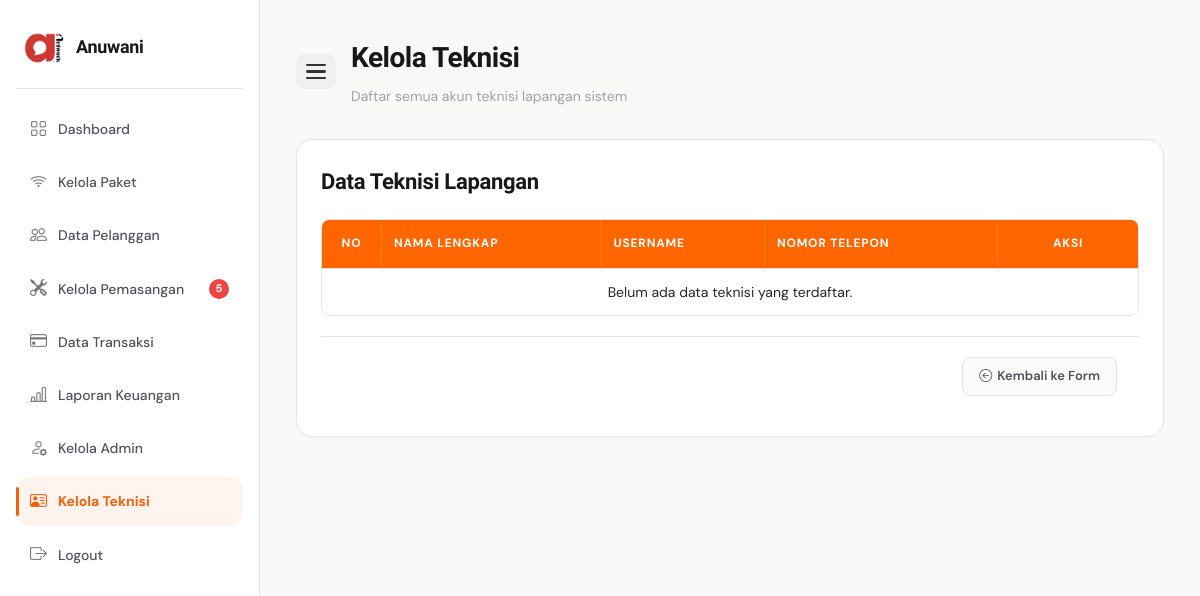
The page /admin/teknisi_user/list_teknisi.php (signed in) on the database as committed earlier.
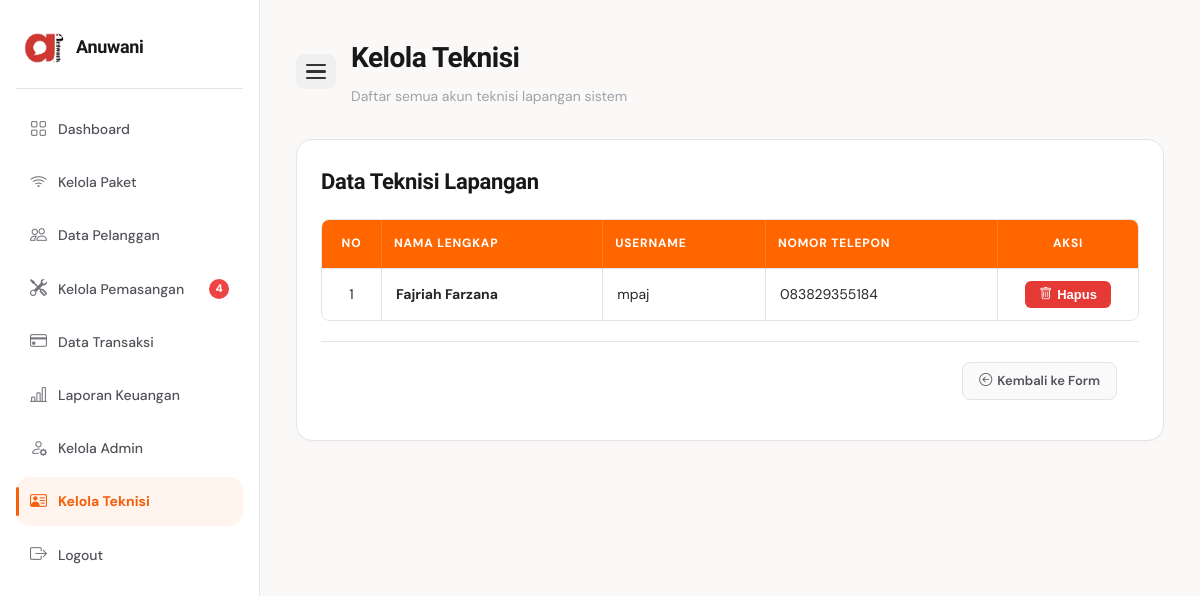
The same page on the database as committed later.
### tables this page shows
CREATE TABLE `tb_teknisi` (
  `id_teknisi` int(11) NOT NULL,
  `id_user` int(11) NOT NULL,
  `nama_teknisi` varchar(100) NOT NULL,
  `telepon_teknisi` varchar(20) NOT NULL
);

CREATE TABLE `tb_user` (
  `id_user` int(11) NOT NULL,
  `username` varchar(100) NOT NULL,
  `password` varchar(255) NOT NULL,
  `role` enum('admin','customer','teknisi') NOT NULL,
  `created_at` timestamp NOT NULL DEFAULT current_timestamp()
);

### admin/teknisi_user/list_teknisi.php (the view, shortened to what this page needs)
<?php
require_once __DIR__ . '/../../koneksi.php';
$query_notif_pemasangan = mysqli_query($koneksi, "
    SELECT COUNT(*) AS total
    FROM tb_pemasangan
    WHERE status_pemasangan = 'menunggu'
");
$total_notif_pemasangan = mysqli_fetch_assoc($query_notif_pemasangan)['total'];
$result = mysqli_query($koneksi, "
    SELECT u.id_user, t.nama_teknisi, u.username, t.telepon_teknisi
    FROM tb_teknisi t
    JOIN tb_user u ON t.id_user = u.id_user
    ORDER BY t.nama_teknisi ASC
");
?>
<!DOCTYPE html>
<html lang="id">
<head>
    <link rel="stylesheet" href="../../assets/css/style.css">
    <link rel="stylesheet" href="https://cdn.jsdelivr.net/npm/bootstrap-icons@1.11.3/font/bootstrap-icons.min.css">
</head>
<body>
<div class="dashboard-layout">
    <div class="sidebar">
        <div class="sidebar-logo">
            <img src="../../assets/images/logo.png" alt="Logo">
            <h2>Anuwani</h2>
        </div>
        <ul>
            <li><a href="../index.php"><i class="bi bi-grid"></i> <span>Dashboard</span></a></li>
            <li><a href="../paket/index.php"><i class="bi bi-wifi"></i> <span>Kelola Paket</span></a></li>
            <li><a href="../customer/index.php"><i class="bi bi-people"></i> <span>Data Pelanggan</span></a></li>
            <li><a href="../pemasangan/index.php">
                <i class="bi bi-tools"></i>
                <span>Kelola Pemasangan</span>
                <?php if ($total_notif_pemasangan > 0): ?>
                    <span class="notif-badge">
                        <?= $total_notif_pemasangan; ?>
                    </span>
                <?php endif; ?>
                </a>
            </li>
            <li>
                <a href="../transaksi/index.php">
                    <i class="bi bi-credit-card"></i> <span>Data Transaksi</span>
                </a>
            </li>
            <li><a href="../laporan_keuangan/index.php"><i class="bi bi-bar-chart-line"></i> <span>Laporan Keuangan</span></a></li>
            <li><a href="../admin_user/list_admin.php"><i class="bi bi-person-gear"></i> <span>Kelola Admin</span></a></li>
            <li><a href="index.php" class="active"><i class="bi bi-person-vcard"></i> <span>Kelola Teknisi</span></a></li>
            <li><a href="#" onclick="openLogoutModal()"><i class="bi bi-box-arrow-right"></i> <span>Logout</span></a></li>
        </ul>
    </div>
    <div class="dashboard-content">
        <div class="topbar">
            <button class="sidebar-toggle" id="sidebarToggle" aria-label="Toggle Sidebar">
                <span></span>
                <span></span>
                <span></span>
            </button>
            <div>
                <h1>Kelola Teknisi</h1>
                <p>Daftar semua akun teknisi lapangan sistem</p>
            </div>
        </div>
        <div class="table-card">
            <div class="table-header">
                <h3>Data Teknisi Lapangan</h3>
            </div>
            <div style="overflow-x:auto; width: 100%; border-radius: 8px;">
                <table class="admin-table">
                    <thead>
                        <tr>
                            <th width="60" style="text-align:center;">No</th>
                            <th>Nama Lengkap</th>
                            <th>Username</th>
                            <th>Nomor Telepon</th>
                            <th width="140" style="text-align:center;">Aksi</th>
                        </tr>
                    </thead>
                    <tbody>
                    <?php
                    $no = 1;
                    if (mysqli_num_rows($result) > 0):
                        while ($row = mysqli_fetch_assoc($result)):
                    ?>
                        <tr>
                            <td style="text-align:center;"><?= $no++ ?></td>
                            <td><strong><?= htmlspecialchars($row['nama_teknisi']) ?></strong></td>
                            <td><?= htmlspecialchars($row['username']) ?></td>
                            <td>
                                <?= $row['telepon_teknisi']
                                    ? htmlspecialchars($row['telepon_teknisi'])
                                    : '<span class="text-muted">- Tidak ada -</span>' ?>
                            </td>
                            <td style="text-align:center;">
                                <button class="btn-hapus"
                                    data-id="<?= (int)$row['id_user'] ?>"
                                    data-nama="<?= htmlspecialchars($row['nama_teknisi'], ENT_QUOTES) ?>"
                                    onclick="openDeleteConfirm(this)">
                                    <i class="bi bi-trash"></i> Hapus
                                </button>
                            </td>
                        </tr>
                    <?php
                        endwhile;
                    else:
                    ?>
                        <tr>
                            <td colspan="5" style="text-align:center; color:#a1a1aa; padding:30px;">
                                Belum ada data teknisi yang terdaftar.
                            </td>
                        </tr>
                    <?php endif; ?>
                    </tbody>
                </table>
            </div>
            <div class="table-footer-action">
                <a href="index.php" class="btn-kembali">
                    <i class="bi bi-arrow-left-circle"></i> Kembali ke Form
                </a>
            </div>
        </div>
    </div>
</div>
</body>
</html>

### admin/teknisi_user/list_teknisi.php (style rules this page uses)
html, body { height: 100%; margin: 0; }
.dashboard-layout { display: flex !important; width: 100%; min-height: 100vh; overflow-x: hidden; }
.sidebar { display: flex; flex-direction: column; height: 100vh; width: 260px; min-width: 260px; max-width: 260px; transition: all 0.3s ease; background: #fff; overflow: hidden; }
.sidebar-toggle { display: flex !important; flex-direction: column; gap: 4px; background: #f0f0f0; border: none; padding: 10px; border-radius: 8px; cursor: pointer; margin-right: 15px; transition: background 0.2s; }
.sidebar-toggle span { display: block; width: 20px; height: 2.5px; background-color: #333; border-radius: 2px; }
.table-card { background: #ffffff !important; border-radius: 16px !important; padding: 24px !important; box-shadow: 0 4px 6px -1px rgba(0,0,0,0.02) !important; }
.table-header { display: flex !important; justify-content: space-between !important; align-items: center !important; margin-bottom: 20px !important; flex-wrap: wrap !important; gap: 15px !important; }
table { width: 100% !important; border-collapse: separate !important; border-spacing: 0 !important; border: 1px solid #e4e4e7 !important; border-radius: 8px !important; overflow: hidden !important; }
table th { background: #ff6600 !important; color: #ffffff !important; text-transform: uppercase !important; font-size: 12px !important; font-weight: 700 !important; letter-spacing: 0.5px; padding: 14px 12px !important; border-bottom: 1px solid #e4e4e7 !important; border-right: 1px solid rgba(255, 255, 255, 0.15) !important; }
table th:last-child { border-right: none !important; }
table td { padding: 12px 14px !important; border-bottom: 1px solid #e4e4e7 !important; border-right: 1px solid #e4e4e7 !important; color: #27272a !important; font-weight: 400; vertical-align: middle; }
table td:last-child { border-right: none !important; }
table tr:last-child td { border-bottom: none !important; }
.btn-hapus { cursor: pointer !important; display: inline-flex; align-items: center; gap: 5px; background-color: #e53935 !important; color: #ffffff !important; border: none !important; border-radius: 6px; padding: 6px 14px; font-size: 13px; font-weight: 600; transition: background-color 0.2s ease; }
.btn-kembali { display: inline-flex; align-items: center; gap: 5px; padding: 8px 16px; border-radius: 8px; border: 1.5px solid #e4e4e7; color: #52525b; font-size: 13px; font-weight: 600; text-decoration: none; background: #fafafa; transition: background 0.2s; cursor: pointer; }
.table-footer-action { margin-top: 20px; padding-top: 20px; border-top: 1px solid #e4e4e7; }
.notif-badge { display: inline-flex; align-items: center; justify-content: center; width: 20px; height: 20px; border-radius: 50%; background: #ef4444; color: #fff; font-size: 11px; font-weight: 800; margin-left: auto; flex-shrink: 0; animation: pulse-badge 1.8s ease-in-out infinite; }
@media (min-width: 992px) { .sidebar { position: fixed !important; top: 0 !important; left: 0 !important; height: 100vh !important; z-index: 1000 !important; overflow-y: auto !important; width: 260px !important; min-width: 260px !important; max-width: 260px !important; transition: all 0.3s cubic-bezier(0.4, 0, 0.2, 1) !important; } }
@media (min-width: 992px) { .dashboard-content { flex-grow: 1 !important; margin-left: 260px !important; width: calc(100% - 260px) !important; transition: all 0.3s cubic-bezier(0.4, 0, 0.2, 1) !important; } }
@media (min-width: 992px) { .topbar { display: flex !important; align-items: center !important; justify-content: flex-start !important; } }

Rows that differ between the two databases and show on the page:
added tb_teknisi: nama_teknisi "Fajriah Farzana", id_user.username "mpaj", telepon_teknisi "083829355184"
Other text that changed with them:
$total_notif_pemasangan: "5" → "4"
text no longer shown: "Belum ada data teknisi yang terdaftar."
